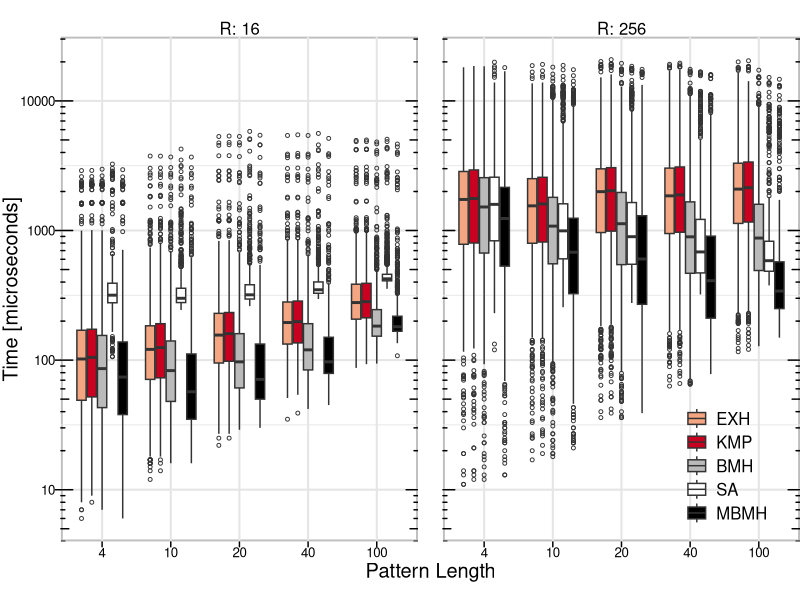

Here is the R script that generated this plot:
library(ggplot2)
library(scales)
library(gridExtra)
library(plyr)

pdf("match_time.pdf", onefile = TRUE,width=10,height=7)

theme_complete_bw <- function(base_size = 12, base_family = "") {
  theme(
    line =               element_line(colour = "black", size = 0.5, linetype = 1,
                            lineend = "butt"),
    rect =               element_rect(fill = "white", colour = "black", size = 0.5, linetype = 1),
    text =               element_text(family = base_family, face = "plain",
                            colour = "black", size = base_size,
                            hjust = 0.5, vjust = 0.5, angle = 0, lineheight = 0.9),
    axis.text =          element_text(size = rel(0.8), colour = "grey50"),
    strip.text =         element_text(size = rel(0.8)),

    axis.line =          element_blank(),
    axis.text.x =        element_text(size = base_size * 0.8 , lineheight = 0.9, colour = "black", vjust = 1),
    axis.text.y =        element_text(size = base_size * 0.8, lineheight = 0.9, colour = "black", hjust = 1),
    axis.ticks =         element_line(colour = "black"),
    axis.title.x =       element_text(size = base_size * 1.2, vjust = 0.5),
    axis.title.y =       element_text(size = base_size * 1.2, angle = 90, vjust = 0.5),
    axis.ticks.length =  unit(0.15, "cm"),
    axis.ticks.margin =  unit(0.1, "cm"),

    legend.background =  element_blank(),
    legend.margin =      unit(0.2, "cm"),
    legend.key =         element_blank(),
    #legend.key.size =    unit(1.2, "lines"),
    legend.key.height =  unit(0.6, "cm"),
    legend.key.width =   unit(0.6, "cm"),
    legend.text =        element_text(size = rel(1)),
    legend.text.align =  NULL,
    legend.title =       element_blank(),
    legend.title.align = NULL,
    legend.direction =   NULL,
    legend.justification = "center",
    legend.box =         NULL,
    legend.position =    c(0.9,0.15),

    panel.background =   element_rect(fill = NA, colour = "grey", size = 1.3),
    panel.border =       element_blank(),
    panel.grid.major =   element_line(colour = "grey90", size = 0.7),
    panel.grid.minor =   element_line(colour = "grey90", size = 0.3),
    panel.margin =       unit(1.25, "lines"),

    strip.background =   element_rect(fill = NA, colour = NA),
    strip.text.x =       element_text(colour = "black", size = base_size),
    strip.text.y =       element_text(colour = "black", size = base_size, angle = -90),

    plot.background =    element_rect(colour = NA, fill = "white"),
    plot.title =         element_text(size = base_size * 1.2),
    plot.margin=         unit(c(5,0,5,0),"mm"),
    complete = TRUE
  )
}


# read data
data <- read.csv(file="../data/results/match_stats-2014-05-04-20-02-06.csv",sep=";")
data <- transform(data,method=ordered(method, levels = c("EXH","KMP","BMH","SA","MBMH")))
#data$method <- revalue(data$method, c("MBMH"="MBMH-CD-R", "SA"="SA-CD-R","BMH-CD"="BMH-CD-R"))

# decoded
plot <- ggplot(data,aes(factor(plen),match_time,fill=method)) 
plot <- plot + facet_grid(. ~ R,labeller=label_both)
plot <- plot + geom_boxplot(outlier.size=1,outlier.shape=1)
plot <- plot + scale_y_log10(name="Time [microseconds]",breaks=c(10,100,1000,10000))
plot <- plot + annotation_logticks(sides = "lr")
plot <- plot + scale_x_discrete(name="Pattern Length")
plot <- plot + theme_complete_bw()
plot <- plot + scale_fill_manual(values = c("#f4a582","#ca0020", "#bababa", "#ffffff", "#000000"))
print(plot)

dev.off()